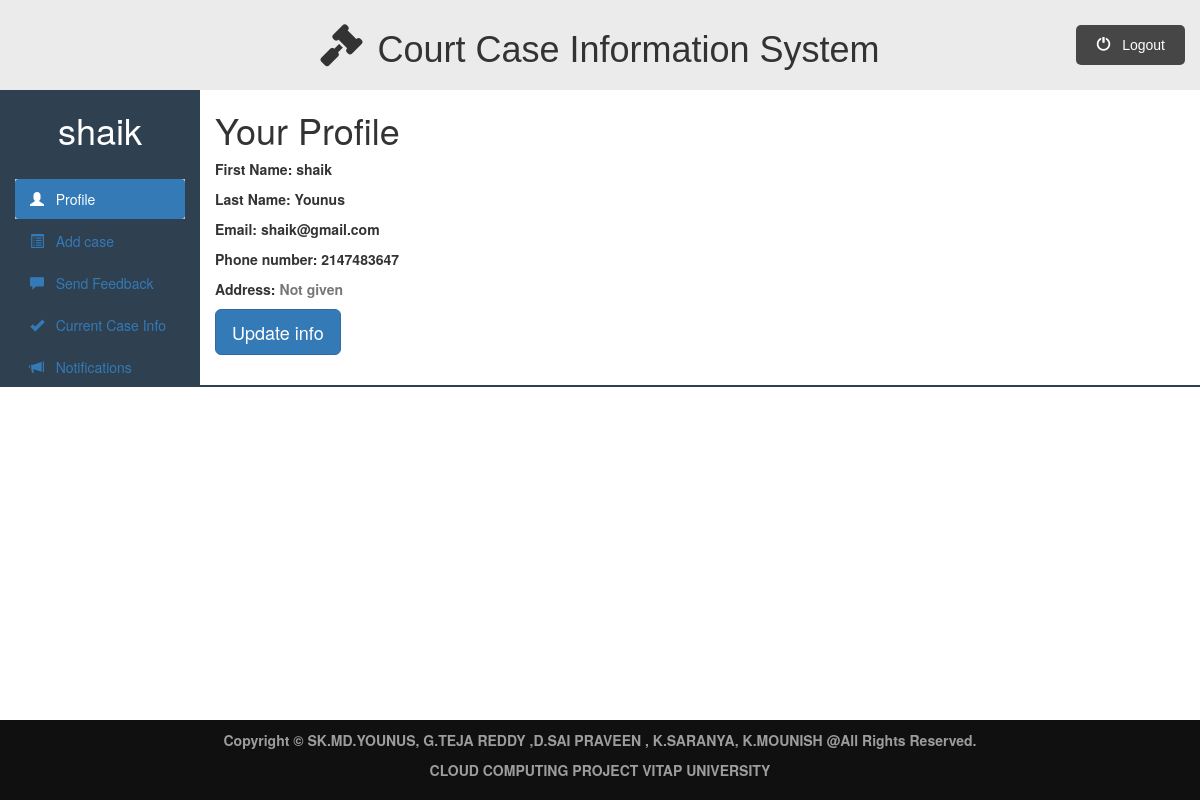
The page /client_dashboard.php (signed in) on the database its author committed.
### tables this page shows
CREATE TABLE `client` (
  `client_id` int(11) NOT NULL,
  `client_first_name` varchar(50) NOT NULL,
  `client_last_name` varchar(50) NOT NULL,
  `client_email` varchar(50) NOT NULL,
  `client_password` varchar(255) NOT NULL,
  `phone_no` int(11) NOT NULL,
  `address` varchar(100) NOT NULL
);

### client/clientprofile.php (the view, shortened to what this page needs)
<div class="container-fluid">
    <div class="row">
        <div class="col-sm-2">
            <h1>
                <?php echo $_SESSION["client_name"]; ?>
            </h1>
            <br>
            <ul id="side_menu" class="nav nav-pills nav-stacked">
                <li class="active">
                    <a href="client_dashboard.php">
                        <span class="glyphicon glyphicon-user"></span>
                        &nbsp; Profile
                     </a>
                </li>
                <li class="">
                    <a href="client_dashboard.php?q=addcase">
                        <span class="glyphicon glyphicon-list-alt"></span>
                        &nbsp; Add case
                    </a>
                </li>
                <li class="">
                    <a href="client_dashboard.php?q=sendfeedback">
                        <span class="glyphicon glyphicon-comment"></span>
                        &nbsp; Send Feedback
                    </a>
                </li>
                <li class="">
                    <a href="client_dashboard.php?q=currentcase">
                        <span class="glyphicon glyphicon-ok"></span>
                        &nbsp; Current Case Info
                    </a>
                </li>
                <li class="">
                    <a href="client_dashboard.php?q=notifications">
                        <span class="glyphicon glyphicon-bullhorn"></span>
                        &nbsp; Notifications
                    </a>
                </li>
            </ul>
        </div>
        <div class="col-sm-10" style="font-weight: bold; padding-bottom: 30px;">
            <?php
                require_once("includes/db.php");
                if ($con) {
                    $stmt = $con->prepare("
                    SELECT client_first_name, client_last_name,
                    client_email, phone_no, address
                    FROM client WHERE client_id = ?");
                    $stmt->bind_param('s', $_SESSION['client_id']);
                    $stmt->execute();
                    $stmt->store_result();
                    $stmt->bind_result($cfn, $cln, $ce, $cph, $ca);
                    while ($stmt->fetch()) {
                        $client_first_name = $cfn;
                        $client_last_name = $cln;
                        $client_email = $ce;
                        $phone_no = $cph;
                        $address = $ca;
                    }
                    if(!$address){
                        $address = "<span class='text-muted'>Not given</span>";
                    }
                    echo
                    "
                        <h1>Your Profile</h1>
                        <p>First Name: {$client_first_name}</p>
                        <p>Last Name: {$client_last_name}</p>
                        <p>Email: {$client_email}</p>
                        <p>Phone number: {$phone_no}</p>
                        <p>Address: {$address}</p>
                        <button onclick='window.location.href=`client_dashboard.php?q=updateinfo`'
                        class='btn btn-primary btn-lg'>Update info</button>
                    ";
                }
            ?>
        </div>
   </div>
</div>

### public/css/style.css (style rules this page uses)
* { padding: 0%; margin: 0%; box-sizing: border-box; }
html { scroll-behavior: smooth; }
ul { list-style-type: none; }
.active, .accordion:hover { background-color: #ccc; }

### public/css/dashboard.css (style rules this page uses)
.row { background-color: #2f4050; }
.col-sm-10 { background-color: #fff; }
.col-sm-2 h1 { color: #fff; text-align:center; }

### rows shown on the page
client: client_first_name "shaik", client_last_name "Younus", client_email "shaik@gmail.com", phone_no "2147483647"

### other values the page prints
$_SESSION["client_name"] "shaik"
